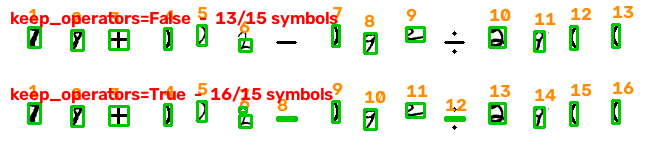
#> input picture reports/operator_segmentation.png, 656 x 152 px; its folder holds only this picture in this run
$ python -i segmentation.py   (imports and definitions only)
#> lines starting #> are read from the running program, lines starting #| are printed output that depends on the picture; after the words box and inside, x2 and y2 are one past the last pixel; in counts of white or black regions, pixels touching at a corner belong together
### src/preprocessing.py
"""Task 1 - image preprocessing."""

from __future__ import annotations

import cv2
import numpy as np

TARGET_SIZE = (28, 28)


def to_grayscale(image: np.ndarray) -> np.ndarray:
    """Convert a colour image to grayscale."""
    if image is None:
        raise ValueError("to_grayscale() received None - check the image path is correct.")
    if len(image.shape) == 3:
        return cv2.cvtColor(image, cv2.COLOR_BGR2GRAY)
    return image


def denoise(image: np.ndarray, kernel_size: int = 3) -> np.ndarray:
    return cv2.medianBlur(image, kernel_size)


def binarize_otsu(image: np.ndarray) -> np.ndarray:
    """Otsu threshold, strokes white on black."""
    _, binary = cv2.threshold(image, 0, 255, cv2.THRESH_BINARY_INV + cv2.THRESH_OTSU)
    return binary


# [36 lines left out: functions binarize_adaptive, invert_if_dark_strokes, not called in this run]


def resize_image(image: np.ndarray, size: tuple[int, int] = TARGET_SIZE) -> np.ndarray:
    return cv2.resize(image, size, interpolation=cv2.INTER_AREA)


# [78 lines left out: functions _limit_shift, center_by_mass, fit_to_mnist_box, not called in this run]


def normalize(image: np.ndarray) -> np.ndarray:
    return image.astype("float32") / 255.0


CONFIGS = {
    "grayscale_only": {
        "denoise": False, "threshold": None, "center": False, "mnist_box": False,
        "description": "Grayscale + resize only (no thresholding)",
    },
    "otsu": {
        "denoise": False, "threshold": "otsu", "center": False, "mnist_box": False,
        "description": "Grayscale + Otsu binarization",
    },
    "otsu_denoised": {
        "denoise": True, "threshold": "otsu", "center": False, "mnist_box": False,
        "description": "Grayscale + median denoise + Otsu binarization",
    },
    "otsu_denoised_centered": {
        "denoise": True, "threshold": "otsu", "center": True, "mnist_box": False,
        "description": "Grayscale + denoise + Otsu + centre of mass alignment",
    },
    "adaptive": {
        "denoise": True, "threshold": "adaptive", "center": False, "mnist_box": False,
        "description": "Grayscale + denoise + adaptive thresholding",
    },
    # The two below use MNIST's own 20x20-in-28x28 convention instead of a
    # plain resize, so the comparison can measure whether matching the
    # dataset's geometry is worth anything.
    "grayscale_mnist_box": {
        "denoise": False, "threshold": None, "center": False, "mnist_box": True,
        "description": "Grayscale + 20x20 MNIST box (no thresholding)",
    },
    "adaptive_mnist_box": {
        "denoise": True, "threshold": "adaptive", "center": False, "mnist_box": True,
        "description": "Grayscale + denoise + adaptive + 20x20 MNIST box",
    },
    # Added after the first run on real photos: Otsu was the clear winner on
    # single digits (83% against 33% for grayscale_only), and the 20x20 box is
    # what keeps a tight crop from segmentation from being stretched. This is
    # the combination of the two.
    "otsu_mnist_box": {
        "denoise": False, "threshold": "otsu", "center": False, "mnist_box": True,
        "description": "Grayscale + Otsu binarization + 20x20 MNIST box",
    },
}

# Selected configuration (Task 1). Chosen on three measurements, because the
# first one could not tell the options apart:
#
#                          MNIST, 5 seeds    149 real digits   99 real numbers,
#                          (team LeNet)      (single crops)    read end to end*
#   otsu_mnist_box    <-   0.960 +/- 0.005      81.9%              62%
#   otsu_denoised_centered 0.956 +/- 0.005      77.9%**             7%
#   otsu                   0.967 +/- 0.006      76.5%               1%
#   otsu_denoised          0.959 +/- 0.005      76.5%               1%
#   adaptive               0.967 +/- 0.003      63.1%               2%
#   grayscale_only         0.967 +/- 0.005      61.1%               1%
#   grayscale_mnist_box    0.962 +/- 0.003      38.3%              11%
#   adaptive_mnist_box     0.965 +/- 0.003      33.6%              34%
#
#   * segmented with SELECTED_METHOD (contours), each crop classified by the
#     team CNN, number counted right only if every digit is right.
#   ** 79.9% before Thien's change to center_by_mass (keep a 1 px border),
#      which this configuration uses; every other figure was unchanged.
#   Real set: six sheets by four writers, one of them on hand-ruled lines with
#   slanted writing (reports/custom_test_set.csv, data/custom_samples/sheets.csv).
#
# 1. On MNIST all eight are within run-to-run noise of each other. It cannot
#    choose. (MNIST digits already sit in a 20x20 box, so the box adds nothing there.)
# 2. On real photos thresholding is essential: Otsu forces the paper to exactly
#    0, as in MNIST, while grayscale_only leaves a grey haze the CNN never saw.
# 3. End to end, the 20x20 box is essential: segmentation hands over tight
#    crops, and a plain resize stretches them to fill 28x28. otsu_denoised_
#    centered is second on single digits (77.9%, 6 images behind) but reads
#    7% of numbers; with the box, Otsu reads 62%.
#
# otsu_mnist_box is the only configuration at the top of both real tests. On
# single digits alone its lead over otsu_denoised_centered is within noise;
# the end-to-end column is what decides it.
#
# Known limitation, measured: ruled lines. On the lined sheet single digits
# drop to 30% (6 of 20), against 90% on the five plain sheets. Otsu keeps the
# line as ink and the 20x20 box fits around it, so a digit sitting on a line
# arrives with a bar along its base; 7 of the 14 errors were read as "2".
# Addressed at the photo level, before preprocessing: page_cleanup.
# remove_ruled_lines() paints out ink that runs edge to edge across the photo.
# Measured on the 149 single digits (parameters fixed beforehand, not tuned
# on these images): lined sheet 6 -> 9 of 20 with LeNet, 7 -> 17 with
# cnn_best; the five plain sheets unchanged with both. It is not part of
# preprocess() itself, because a tight crop from segmentation has no margin,
# and there the bar of a 7 also runs edge to edge.
SELECTED_CONFIG = "otsu_mnist_box"


# [52 lines left out: functions preprocess, preprocess_batch, not called in this run]


# [10 lines that do not run on import are left out]

### src/segmentation.py
"""Task 2 - split an image of a number into single-digit images (contours or connected components)."""

from __future__ import annotations

import cv2
import numpy as np

from preprocessing import to_grayscale, binarize_otsu, denoise


def _prepare_binary(image: np.ndarray, apply_denoise: bool = True) -> np.ndarray:
    grey = to_grayscale(image)
    if apply_denoise:
        grey = denoise(grey)
    return binarize_otsu(grey)


def _pad_to_square(crop: np.ndarray, margin: int = 4) -> np.ndarray:
    """Pad a crop to a square so a thin '1' is not stretched when resized."""
    h, w = crop.shape
    side = max(h, w) + 2 * margin
    square = np.zeros((side, side), dtype=crop.dtype)
    y0 = (side - h) // 2
    x0 = (side - w) // 2
    square[y0:y0 + h, x0:x0 + w] = crop
    return square


# [22 lines left out: function _is_operator_shape, not called in this run]


def _merge_stacked(boxes: list[tuple[int, int, int, int]], min_overlap: float = 0.6
                   ) -> list[tuple[int, int, int, int]]:
    """Merge boxes that sit above one another in one column into a single box.

    A division sign is three separate ink regions - bar, dot, dot - so every
    method here returns it as three boxes. In a left-to-right expression no two
    different symbols share a column, so horizontal overlap alone is enough to
    put the pieces back together. Overlap is measured against the narrower of
    the two boxes, because the dots are much narrower than the bar they belong to.

    Only ever called on the operator-shaped boxes. Run over digits as well it
    cost 2 of 27 real numbers, because slanted handwriting puts one digit far
    enough over its neighbour's column to look like a stacked pair.
    """
    merged = list(boxes)
    changed = True
    while changed:
        changed = False
        for i in range(len(merged)):
            for j in range(i + 1, len(merged)):
                (x1, y1, w1, h1), (x2, y2, w2, h2) = merged[i], merged[j]
                overlap = min(x1 + w1, x2 + w2) - max(x1, x2)
                if overlap <= 0 or overlap < min_overlap * min(w1, w2):
                    continue
                left, top = min(x1, x2), min(y1, y2)
                merged[i] = (left, top,
                             max(x1 + w1, x2 + w2) - left,
                             max(y1 + h1, y2 + h2) - top)
                del merged[j]
                changed = True
                break
            if changed:
                break
    return merged


def _attach_dots(bars: list[tuple[int, int, int, int]],
                 dots: list[tuple[int, int, int, int]], reference_height: int
                 ) -> list[tuple[int, int, int, int]]:
    """Grow each bar to cover the small dots directly above or below it.

    Handwritten division dots are often only 6-17 % of the digit height (median
    10 % on the team's 359 photographed divisions), below the blob limit in
    _is_operator_shape, so a division sign arrived as its bar alone and was read
    as a minus. Such a dot is kept only when its centre lies within the bar's
    columns and close above or below it; every other small speck is still dropped.
    """
    out = []
    for (x, y, w, h) in bars:
        if w < 2 * h:                      # only bars can be division signs
            out.append((x, y, w, h))
            continue
        x0, y0, x1, y1 = x, y, x + w, y + h
        for (dx, dy, dw, dh) in dots:
            cx, cy = dx + dw / 2, dy + dh / 2
            if x <= cx <= x + w and abs(cy - (y + h / 2)) <= 0.6 * reference_height:
                x0, y0 = min(x0, dx), min(y0, dy)
                x1, y1 = max(x1, dx + dw), max(y1, dy + dh)
        out.append((x0, y0, x1 - x0, y1 - y0))
    return out


# [5 lines left out: function _is_small_dot, not called in this run]


def _filter_boxes(boxes: list[tuple[int, int, int, int]], image_shape: tuple[int, int],
                  min_area_ratio: float, min_height_ratio: float,
                  keep_operators: bool = False
                  ) -> list[tuple[int, int, int, int]]:
    """Drop boxes that are too small to be digits (limits are fractions of the image size).

    keep_operators also admits the short, small shapes that make up the
    operators of the arithmetic extension, and rejoins the pieces of a division
    sign. It is off by default: it admits noise that the digit pipeline wants
    rejected (see SELECTED_METHOD).

    The operator boxes are merged among themselves and never with a digit box,
    so turning the flag on can only add boxes - a digit that was found before
    is still found, as its own box, afterwards.
    """
    img_h, img_w = image_shape[:2]
    img_area = img_h * img_w
    reference_height = max((h for (_, _, _, h) in boxes), default=0)
    digits, operators, dots = [], [], []
    for (x, y, w, h) in boxes:
        digit_sized = (w * h >= min_area_ratio * img_area
                       and h >= min_height_ratio * img_h)
        if digit_sized:
            digits.append((x, y, w, h))
        elif keep_operators and _is_operator_shape((x, y, w, h), reference_height):
            operators.append((x, y, w, h))
        elif keep_operators and _is_small_dot((x, y, w, h), reference_height):
            dots.append((x, y, w, h))
    return digits + _attach_dots(_merge_stacked(operators), dots, reference_height)


# [103 lines left out: functions segment_by_contours, segment_by_connected_components, segment_by_projection, _box_from_column_band, not called in this run]


def segment_by_watershed(image: np.ndarray, min_area_ratio: float = 0.002,
                         min_height_ratio: float = 0.15, margin: int = 4,
                         foreground_ratio: float = 0.45,
                         keep_operators: bool = False,
                         ) -> tuple[list[np.ndarray], list[tuple[int, int, int, int]]]:
    """Split touching digits with a distance transform and watershed.

    Added specifically for the failure case the other methods share: two digits
    that touch are one connected shape, so contours and connected components
    both return them as a single box. The distance transform peaks near the
    centre of each digit, so thresholding it gives one seed per digit even when
    the ink is joined, and watershed grows those seeds back out to the boundary.

    Each crop is masked to its own label, so a neighbouring digit's ink does not
    leak into the crop.
    """
    binary = _prepare_binary(image)
    if not binary.any():
        return [], []

    distance = cv2.distanceTransform(binary, cv2.DIST_L2, 5)

    # Threshold the distance map per blob, not globally. One fat blob would
    # otherwise set a cutoff that erases every thinner blob in the image.
    n_blobs, blob_labels = cv2.connectedComponents(binary)
    seeds = np.zeros_like(binary)
    for blob in range(1, n_blobs):
        in_blob = blob_labels == blob
        peak = distance[in_blob].max()
        seeds[in_blob & (distance > foreground_ratio * peak)] = 255

    n_seeds, markers = cv2.connectedComponents(seeds)
    if n_seeds <= 1:                       # no seed survived, nothing to grow
        return [], []

    markers = markers + 1                  # watershed reserves 0 for "unknown"
    markers[cv2.subtract(binary, seeds) == 255] = 0
    markers = cv2.watershed(cv2.cvtColor(binary, cv2.COLOR_GRAY2BGR), markers)

    boxes, masks = [], []
    for label in range(2, n_seeds + 1):    # 1 is background, -1 is the boundary
        mask = np.where(markers == label, binary, 0).astype(np.uint8)
        ink = cv2.findNonZero(mask)
        if ink is None:
            continue
        boxes.append(cv2.boundingRect(ink))
        masks.append(mask)

    keep = _filter_boxes(boxes, binary.shape, min_area_ratio, min_height_ratio,
                         keep_operators)
    # A kept box is normally one of the boxes above and keeps that label's mask.
    # The exception is a division sign, which the filter merged out of three
    # boxes: its crop has to come from all three masks, or it would show the
    # bar without the dots.
    original = list(zip(boxes, masks))
    pairs = [(box, _union_masks(original, box)) for box in keep]

    pairs.sort(key=lambda pair: pair[0][0])

    crops = [_pad_to_square(m[y:y + h, x:x + w], margin) for (x, y, w, h), m in pairs]
    return crops, [b for b, _ in pairs]


def _union_masks(pairs: list[tuple[tuple[int, int, int, int], np.ndarray]],
                 box: tuple[int, int, int, int]) -> np.ndarray:
    """The mask for one kept box: its own, or the union of the pieces it merged.

    A box that survived the filter unchanged keeps its own mask. Only a merged
    box has no mask of its own, and then the pieces inside it are combined.
    Taking the union in both cases would be wrong: one watershed label's
    bounding box can enclose another, and unioning those two would put a
    neighbour's ink into the crop.
    """
    for original_box, mask in pairs:
        if original_box == box:
            return mask

    x, y, w, h = box
    total = np.zeros_like(pairs[0][1])
    for (bx, by, bw, bh), mask in pairs:
        if bx >= x and by >= y and bx + bw <= x + w and by + bh <= y + h:
            total = cv2.bitwise_or(total, mask)
    return total


METHODS = {
    "contours": segment_by_contours,
    "connected_components": segment_by_connected_components,
    "projection": segment_by_projection,
    "watershed": segment_by_watershed,
}


# Selected technique (Task 2).
#
# Correct-digit-count accuracy, first on 30 generated numbers
# (reports/segmentation_comparison.csv), then on 99 real photographed numbers
# by four writers (reports/custom_segmentation.csv, 25 of them with digits
# that touch). The last column reads the whole number with the team CNN:
#
#                          generated   real photos   real, read exactly
#   contours       <-         70%         75%              62%
#   connected_components      70%         75%              62%
#   watershed                 50%         52%              34%
#   projection                83%         17%               5%
#
# projection was selected on the generated set and it did not survive contact
# with real handwriting: a real pen stroke is thin, so a column through the
# middle of a 0 or 6 holds only a few pixels of ink and the valley threshold
# treats it as a gap between digits. "60" came out as 11 pieces. The tuned
# threshold was fitted to MNIST-thick strokes and did not transfer.
#
# contours and connected_components tie on both sets because they find the
# same thing - connected regions of ink - computed two ways. contours is kept
# as the selection. The six model-based segmenters in segmentation_ml.py
# (sliding window with MLP, CNN, SVM, RF; cut points; confidence split) were
# run on the same 99: confidence_split ties contours at 62%, the rest read
# 3-22%, so none replaces it.
#
# Touching digits remain the open limitation. Separate digits: 96% counted
# right, 81% read exactly (74 numbers). Touching digits: 12% and 4% (25
# numbers). 22 of the 38 numbers read wrongly are touching ones split into
# too few pieces.
#
# Second round (src/segmentation_split.py, experiments/evaluate_split.py):
# contours stays the first pass and its boxes are repaired - stacked pieces
# merged, boxes too wide for one digit split. Of three ways to place the cut,
# the recognition-based one (candidate cuts read by cnn_best, the most
# confident kept) did best on the held-out sheets: exact numbers 62% -> 67%,
# touching numbers 0% -> 18%. On all 99 real numbers: 64% -> 68%, and no
# number that contours read correctly was lost. It needs the model loaded,
# so the model-free default here stays contours and the repaired segmenter
# is a separate entry point, segment_digits_repaired().
#
# keep_operators (the extension) is off by default, and the reason is measured.
# On the first 27 real numbers, correct-count accuracy with the flag on:
#
#                          off    on
#   contours       <-      74%   70%
#   connected_components   74%   70%
#   watershed              52%   37%
#   projection             19%   19%
#
# contours loses one number, to one extra box: the flag exists to admit shapes
# much shorter than a digit, and a speck of dirt on the paper is also much
# shorter than a digit. Watershed loses far more because it already splits
# ink into fragments, and the flag then accepts those fragments as operators.
# Expression input turns the flag on and pays that cost; number input does not.
SELECTED_METHOD = "contours"


# [49 lines left out: functions segment_digits, segment_expression, annotate, not called in this run]


# [10 lines not run here, left out]

>>> import cv2
>>> picture = cv2.imread('../reports/operator_segmentation.png')
#> picture is the input picture: shape (152, 656, 3); mean B, G, R 224.1, 237.3, 237.6
>>> result = segment_by_watershed(picture)
#> in binarize_otsu, `_, binary = cv2.threshold(image, 0, 255, cv2.THRESH_BINARY_INV + cv2.T..`:
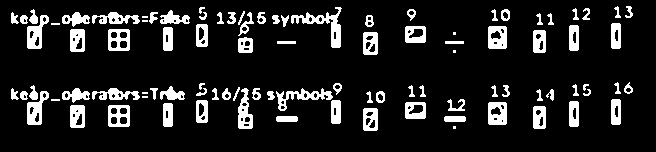
#> binary: shape (152, 656); 12.3% white; 95 white regions (9 under 20 px), largest, box (x1, y1, x2, y2) and area: (291, 7, 342, 48) 572, (276, 88, 333, 111) 429, (27, 15, 49, 49) 369
#> in segment_by_watershed, `n_blobs, blob_labels = cv2.connectedComponents(binary)`:
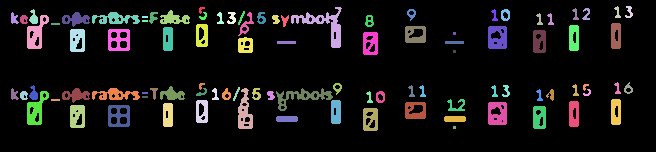
#> blob_labels: shape (152, 656) int32; 96 distinct labels, from 0 to 95; one colour per label, 0 black
#> in segment_by_watershed, `n_blobs, blob_labels = cv2.connectedComponents(binary)`: n_blobs = 96
#> the loop in segment_by_watershed, `for blob in range(1, n_blobs):` made 95 passes
#> peak on passes 1 to 12: 1.4, 5, 2, 2, 4.2, 2, 2, 2.2, 2, 2, 5, 1.4
#> pass 1, in segment_by_watershed, `in_blob = blob_labels == blob`:
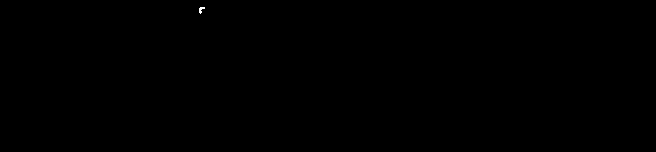
#> in_blob: shape (152, 656) bool; 0.02% white in thin lines or dots, all inside (x1, y1, x2, y2) = (199, 7, 205, 14)
#> after the loop in segment_by_watershed, `for blob in range(1, n_blobs):`:
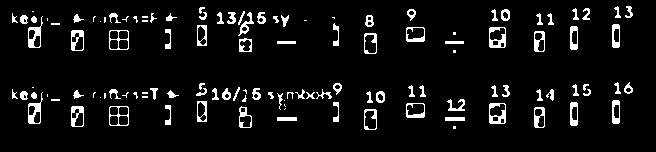
#> seeds: shape (152, 656); 6.5% white; 120 white regions (30 under 20 px), largest, box (x1, y1, x2, y2) and area: (489, 27, 506, 48) 197, (489, 103, 506, 124) 197, (28, 16, 43, 48) 182
#> in segment_by_watershed, `n_seeds, markers = cv2.connectedComponents(seeds)`:
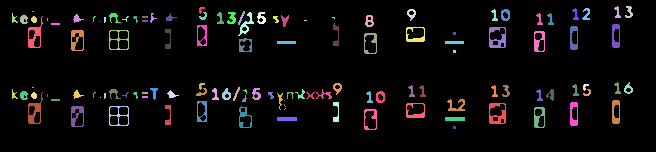
#> markers: shape (152, 656) int32; 121 distinct labels, from 0 to 120; one colour per label, 0 black
#> in segment_by_watershed, `n_seeds, markers = cv2.connectedComponents(seeds)`: n_seeds = 121
#> in segment_by_watershed, `markers = markers + 1                  # watershed reserves 0 for "unk..`:
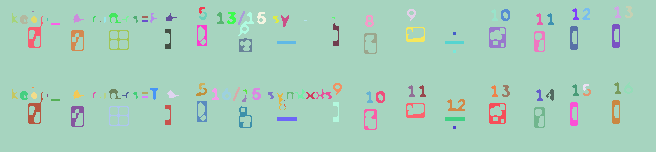
#> markers: shape (152, 656) int32; 121 distinct labels, from 1 to 121; one colour per label, 0 black
#> in segment_by_watershed, `markers = cv2.watershed(cv2.cvtColor(binary, cv2.COLOR_GRAY2BGR), mark..`:
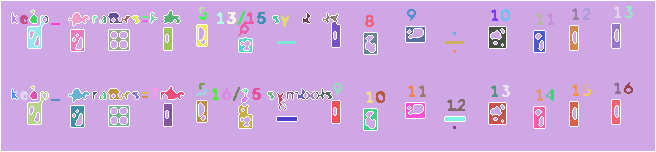
#> markers: shape (152, 656) int32; 122 distinct labels, from -1 to 121; one colour per label, 0 black, -1 white
#> the loop in segment_by_watershed, `for label in range(2, n_seeds + 1):` made 120 passes
#> ink on pass 36: [[100, 20], [100, 21], [100, 22], [101, 22]]
#> after the loop in segment_by_watershed, `for label in range(2, n_seeds + 1):`: mask: shape (152, 656); 0.01% white in thin lines or dots, all inside (x1, y1, x2, y2) = (453, 126, 456, 129)
#> after the loop in segment_by_watershed, `for label in range(2, n_seeds + 1):`: boxes = 120 items, first 6: (199, 7, 6, 7), (614, 6, 7, 12), (625, 6, 8, 12), (407, 9, 9, 12), (491, 9, 7, 12), (501, 9, 9, 12); masks = 120 items
#> in _filter_boxes, `reference_height = max((h for (_, _, _, h) in boxes), default=0)`: reference_height = 32
#> the loop in _filter_boxes, `for (x, y, w, h) in boxes:` made 120 passes
#> (x, y, w, h, digit_sized) on passes 1 to 12: (199, 7, 6, 7, False), (614, 6, 7, 12, False), (625, 6, 8, 12, False), (407, 9, 9, 12, False), (491, 9, 7, 12, False), (501, 9, 9, 12, False), (572, 8, 7, 12, False), (582, 8, 8, 12, False), (31, 10, 3, 3, False), (238, 11, 7, 14, False), (12, 13, 6, 10, False), (108, 13, 14, 10, False)
#> digit_sized on passes 87, 114: True, True
#> after the loop in _filter_boxes, `for (x, y, w, h) in boxes:`: digits = [(238, 12, 16, 24), (28, 16, 16, 32), (332, 22, 8, 25), (28, 92, 16, 32), (239, 105, 13, 23)]; dots = []
#> in segment_by_watershed, `keep = _filter_boxes(boxes, binary.shape, min_area_ratio, min_height_r..`: keep has the same summary as digits in _filter_boxes
#> in segment_by_watershed, `original = list(zip(boxes, masks))`: original = 120 items
#> the loop in _union_masks, `for original_box, mask in pairs:` made 18 passes
#> the loop in _union_masks, `for original_box, mask in pairs:` made 27 passes
#> the loop in _union_masks, `for original_box, mask in pairs:` made 40 passes
#> the loop in _union_masks, `for original_box, mask in pairs:` made 87 passes
#> the loop in _union_masks, `for original_box, mask in pairs:` made 114 passes
#> in segment_by_watershed, `pairs = [(box, _union_masks(original, box)) for box in keep]`: pairs = 5 items
